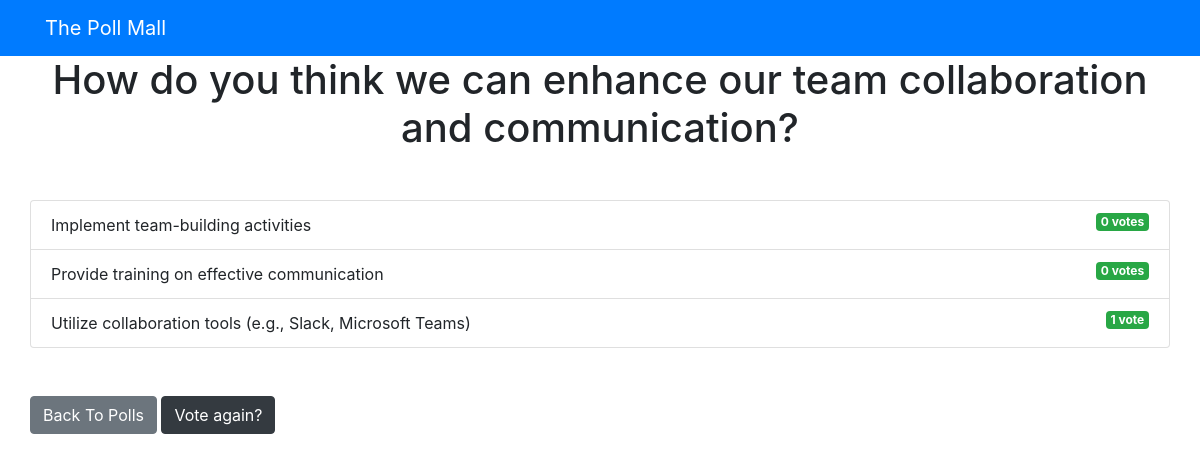
Screenshot of /pollApp/4/results/ with the database file from the repository.
### pollApp/models.py (models this page shows, shortened)
class Question(models.Model):
    question_text = models.CharField(max_length = 200)
    pub_date = models.DateTimeField('date published')

class Choice(models.Model):
    question = models.ForeignKey(Question, on_delete = models.CASCADE)
    choice_text = models.CharField(max_length = 200)
    votes = models.IntegerField(default = 0)

### pollApp/views.py (the view)
# urls.py: path('<int:question_id>/results/', views.results, name = 'results'),
def results(request, question_id):
    question = get_object_or_404(Question, pk = question_id)
    return render(request, 'pollApp/results.html', {'question': question})

### templates/pollApp/results.html
{% extends 'base.html' %}
{% block content %}
<h1 class ="mb-5 text-center">{{ question.question_text }}</h1>
<ul class ="list-group mb-5">
	{% for choice in question.choice_set.all %}
	<li class ="list-group-item">
		{{ choice.choice_text }} <span class ="badge badge-success float-right">{{ choice.votes }}
			vote{{ choice.votes | pluralize }}</span>
	</li>
	{% endfor %}
</ul>
<a class ="btn btn-secondary" href ="{% url 'pollApp:index' %}">Back To Polls</a>
<a class ="btn btn-dark" href ="{% url 'pollApp:detail' question.id %}">Vote again?</a>
{% endblock %}

### rows the page displays
Question: question_text "How do you think we can enhance our team collaboration and communication?"
Choice: choice_text "Implement team-building activities", votes "0", votes|pluralize "s"
Choice: choice_text "Provide training on effective communication", votes "0", votes|pluralize "s"
Choice: choice_text "Utilize collaboration tools (e.g., Slack, Microsoft Teams)", votes "1"
